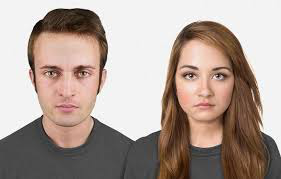
#> input picture python_face_detection-main/python_face_recog/images.png, 281 x 179 px
$ python faceDetector.py
#> lines starting #> are read from the running program, lines starting #| are printed output that depends on the picture; after the words box and inside, x2 and y2 are one past the last pixel; in counts of white or black regions, pixels touching at a corner belong together
import cv2

trained_face_data = cv2.CascadeClassifier('haarcascade_frontalface_default.xml')

#FOR IMAGE FACE DETECTION

img = cv2.imread('images.png')
#> img is the input picture: shape (179, 281, 3); mean B, G, R 150.5, 159, 174.9
grayscaled_img = cv2.cvtColor(img, cv2.COLOR_BGR2GRAY)
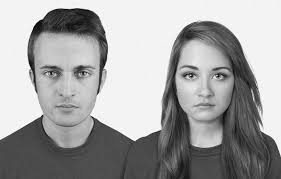
#> grayscaled_img: shape (179, 281); min 1, max 255, mean 162.8
face_coordinates = trained_face_data.detectMultiScale(grayscaled_img)
#> face_coordinates = [[23, 39, 89, 89], [167, 46, 75, 75]]

for(x,y,w,h) in face_coordinates:
   cv2.rectangle(img,(x,y),(x+w,y+h),(0,255,0),2)
#> this loop made 2 passes
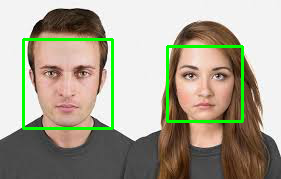
#> img: shape (179, 281, 3); 3.9% of pixels changed, all inside (x1, y1, x2, y2) = (22, 38, 244, 130)

cv2.imshow('face detector', img)
cv2.waitKey()
print(face_coordinates)
#| [[ 23  39  89  89]
#|  [167  46  75  75]]

$ run again, with python_face_detection-main/python_face_recog/test_face_image.png copied over python_face_detection-main/python_face_recog/images.png
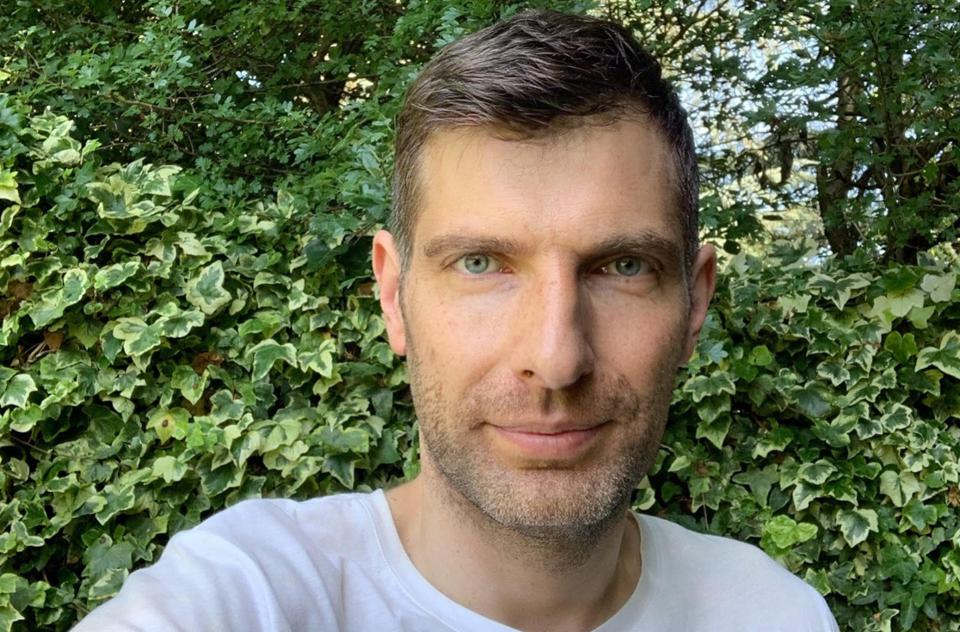
#> input picture python_face_detection-main/python_face_recog/test_face_image.png, 960 x 632 px
#> img is the input picture: shape (632, 960, 3); mean B, G, R 81, 109.5, 102.6
#> `grayscaled_img = cv2.cvtColor(img, cv2.COLOR_BGR2GRAY)`:
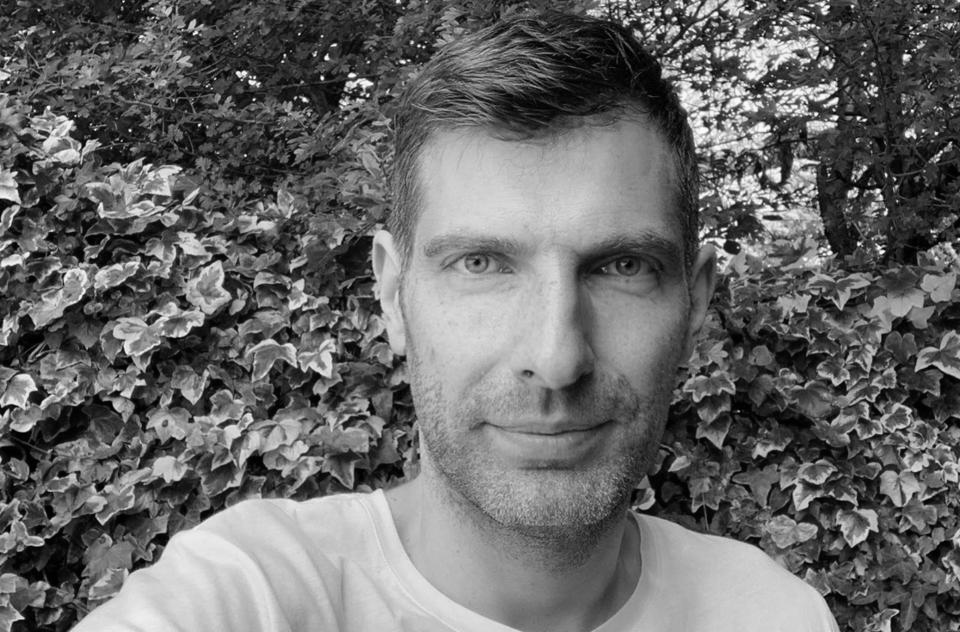
#> grayscaled_img: shape (632, 960); min 0, max 254, mean 104.2
#> face_coordinates = [[782, 151, 49, 49], [368, 128, 372, 372]]
#> the loop `for(x,y,w,h) in face_coordinates:` made 2 passes
#> after the loop `for(x,y,w,h) in face_coordinates:`:
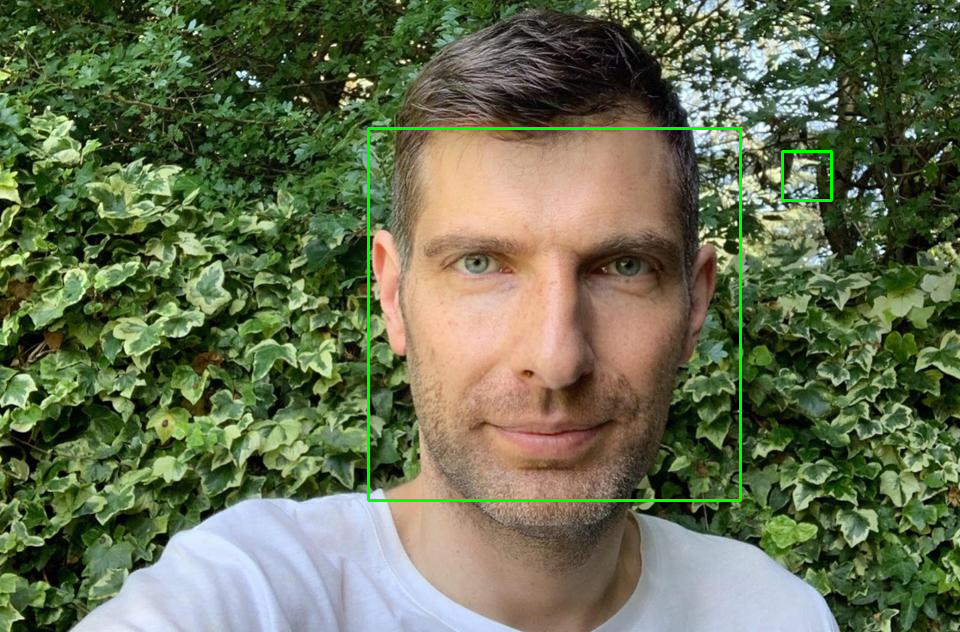
#> img: shape (632, 960, 3); 0.83% of pixels changed, all inside (x1, y1, x2, y2) = (367, 127, 833, 502)
#| [[782 151  49  49]
#|  [368 128 372 372]]

$ run again, with python_face_detection-main/python_face_recog/tets_faces_image.png copied over python_face_detection-main/python_face_recog/images.png
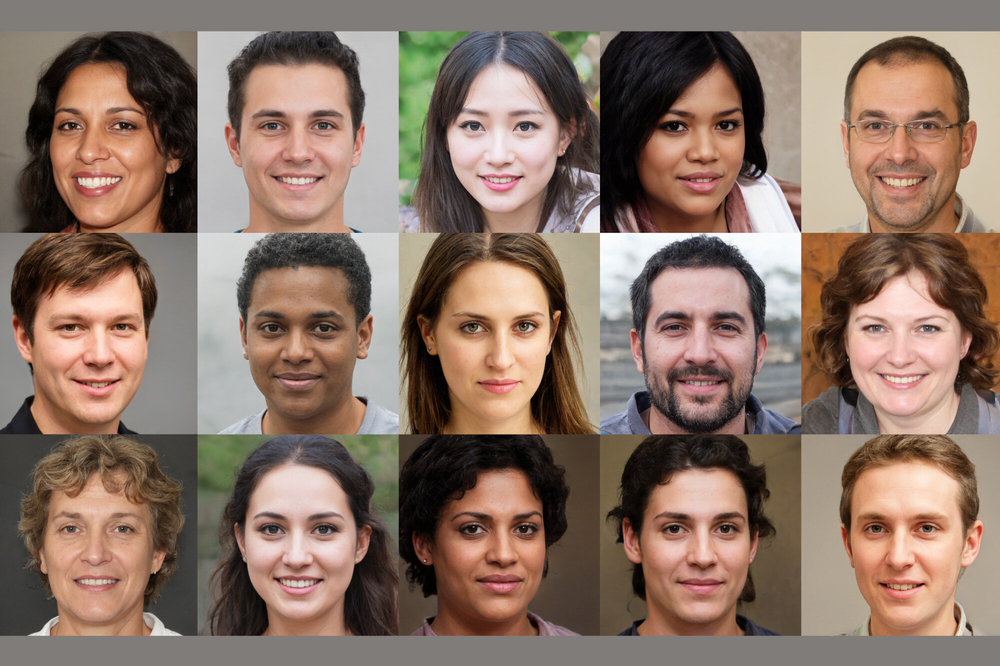
#> input picture python_face_detection-main/python_face_recog/tets_faces_image.png, 1000 x 666 px, shrunk from 2000 x 1331 before the run
#> img is the input picture: shape (666, 1000, 3); mean B, G, R 102.6, 115.7, 138.6
#> `grayscaled_img = cv2.cvtColor(img, cv2.COLOR_BGR2GRAY)`:
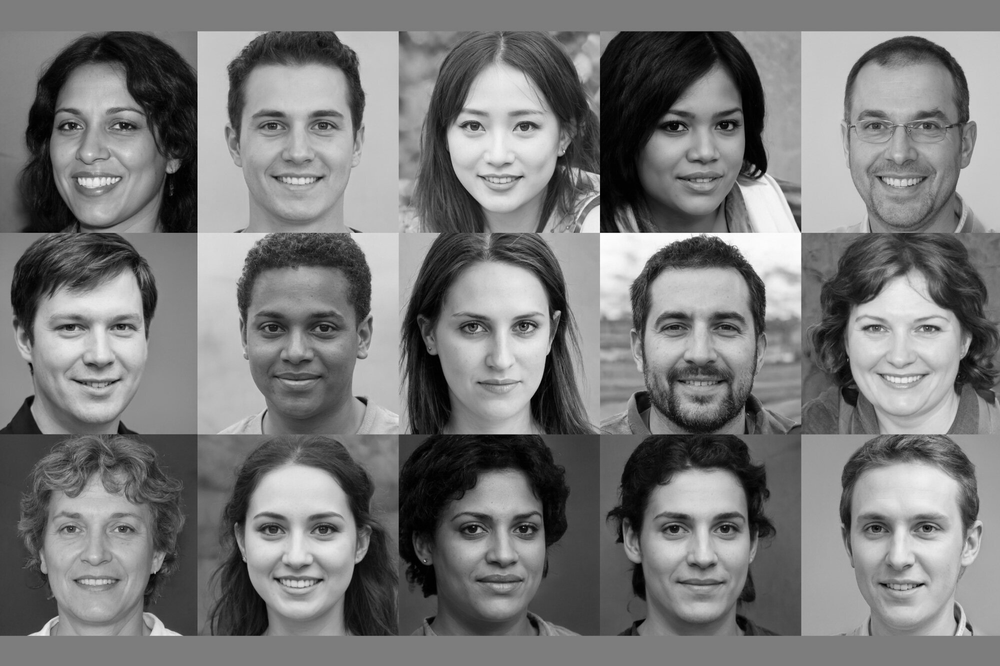
#> grayscaled_img: shape (666, 1000); min 0, max 255, mean 121.1
#> face_coordinates = 17 rows, first 6: [747, 338, 75, 75], [643, 79, 123, 123], [31, 77, 132, 132], [837, 279, 129, 129], [426, 271, 146, 146], [31, 480, 131, 131]
#> the loop `for(x,y,w,h) in face_coordinates:` made 17 passes
#> after the loop `for(x,y,w,h) in face_coordinates:`:
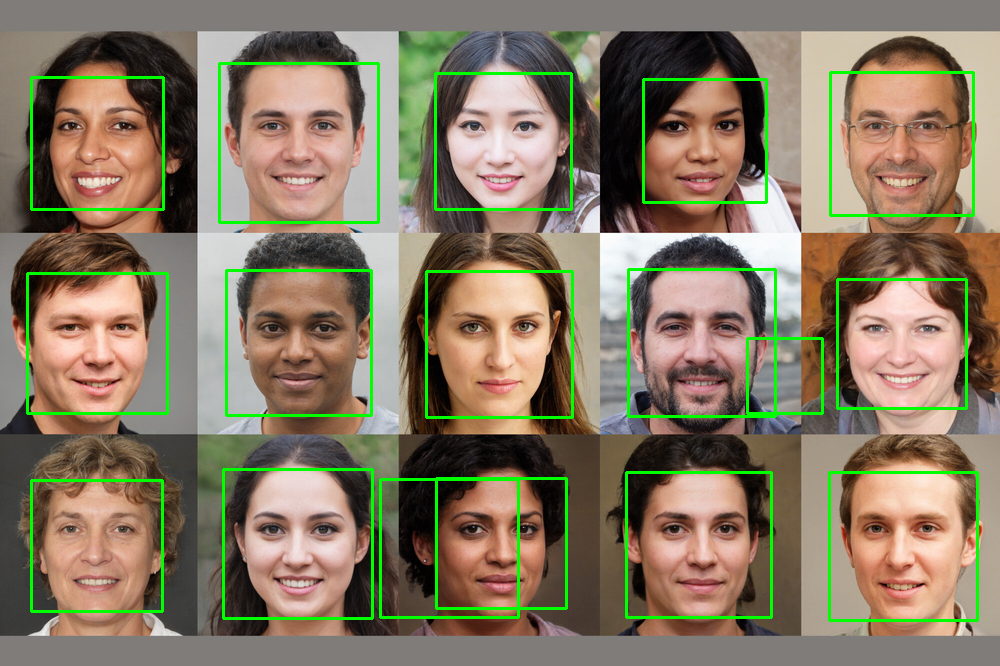
#> img: shape (666, 1000, 3); 4.13% of pixels changed, all inside (x1, y1, x2, y2) = (26, 62, 979, 622)
#> (printed output is left out)
